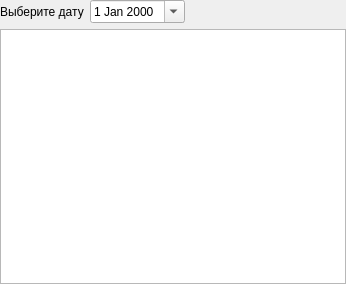
<?xml version="1.0" encoding="UTF-8"?>
<ui version="4.0">
 <class>Form</class>
 <widget class="QWidget" name="Form">
  <property name="geometry">
   <rect>
    <x>0</x>
    <y>0</y>
    <width>346</width>
    <height>284</height>
   </rect>
  </property>
  <property name="windowTitle">
   <string>Ежедневник</string>
  </property>
  <layout class="QVBoxLayout" name="verticalLayout">
   <property name="leftMargin">
    <number>0</number>
   </property>
   <property name="topMargin">
    <number>0</number>
   </property>
   <property name="rightMargin">
    <number>0</number>
   </property>
   <property name="bottomMargin">
    <number>0</number>
   </property>
   <item>
    <layout class="QHBoxLayout" name="horizontalLayout">
     <item>
      <widget class="QLabel" name="label">
       <property name="text">
        <string>Выберите дату</string>
       </property>
      </widget>
     </item>
     <item>
      <widget class="QDateEdit" name="dateSelektor">
       <property name="calendarPopup">
        <bool>true</bool>
       </property>
      </widget>
     </item>
     <item>
      <spacer name="horizontalSpacer">
       <property name="orientation">
        <enum>Qt::Horizontal</enum>
       </property>
       <property name="sizeHint" stdset="0">
        <size>
         <width>40</width>
         <height>20</height>
        </size>
       </property>
      </spacer>
     </item>
    </layout>
   </item>
   <item>
    <widget class="QTableView" name="notesView"/>
   </item>
  </layout>
 </widget>
 <resources/>
 <connections/>
</ui>
